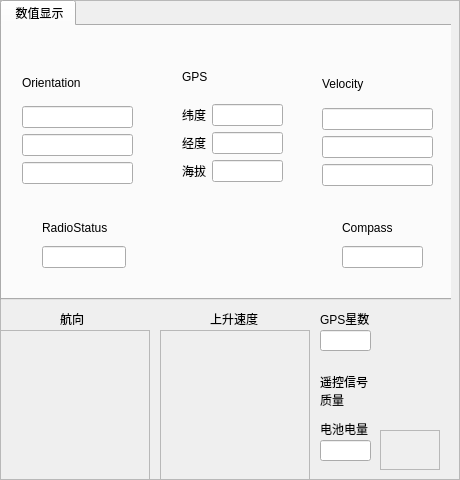
        <widget class="QFrame" name="frame_StatusDisplay">
         <property name="minimumSize">
          <size>
           <width>460</width>
           <height>480</height>
          </size>
         </property>
         <property name="maximumSize">
          <size>
           <width>460</width>
           <height>480</height>
          </size>
         </property>
         <property name="frameShape">
          <enum>QFrame::StyledPanel</enum>
         </property>
         <property name="frameShadow">
          <enum>QFrame::Raised</enum>
         </property>
         <widget class="QWidget" name="widget_PaintArea" native="true">
          <property name="geometry">
           <rect>
            <x>0</x>
            <y>0</y>
            <width>451</width>
            <height>311</height>
           </rect>
          </property>
          <widget class="QTabWidget" name="tabWidget_PaintArea">
           <property name="geometry">
            <rect>
             <x>0</x>
             <y>0</y>
             <width>460</width>
             <height>300</height>
            </rect>
           </property>
           <property name="minimumSize">
            <size>
             <width>460</width>
             <height>300</height>
            </size>
           </property>
           <property name="maximumSize">
            <size>
             <width>460</width>
             <height>300</height>
            </size>
           </property>
           <property name="currentIndex">
            <number>0</number>
           </property>
           <widget class="QWidget" name="tab_3">
            <attribute name="title">
             <string> 数值显示</string>
            </attribute>
            <widget class="QWidget" name="layoutWidget">
             <property name="geometry">
              <rect>
               <x>320</x>
               <y>40</y>
               <width>111</width>
               <height>120</height>
              </rect>
             </property>
             <layout class="QVBoxLayout" name="verticalLayout_17">
              <item>
               <widget class="QLabel" name="label_4">
                <property name="text">
                 <string>Velocity</string>
                </property>
               </widget>
              </item>
              <item>
               <layout class="QVBoxLayout" name="verticalLayout_4">
                <item>
                 <widget class="QLineEdit" name="lineEdit_Velocity_X">
                  <property name="readOnly">
                   <bool>true</bool>
                  </property>
                 </widget>
                </item>
                <item>
                 <widget class="QLineEdit" name="lineEdit_Velocity_Y">
                  <property name="readOnly">
                   <bool>true</bool>
                  </property>
                 </widget>
                </item>
                <item>
                 <widget class="QLineEdit" name="lineEdit_Velocity_Z">
                  <property name="readOnly">
                   <bool>true</bool>
                  </property>
                 </widget>
                </item>
               </layout>
              </item>
             </layout>
            </widget>
            <widget class="QWidget" name="layoutWidget">
             <property name="geometry">
              <rect>
               <x>40</x>
               <y>190</y>
               <width>84</width>
               <height>52</height>
              </rect>
             </property>
             <layout class="QVBoxLayout" name="verticalLayout_7">
              <item>
               <widget class="QLabel" name="label_5">
                <property name="text">
                 <string>RadioStatus</string>
                </property>
               </widget>
              </item>
              <item>
               <widget class="QLineEdit" name="lineEdit_Radio">
                <property name="readOnly">
                 <bool>true</bool>
                </property>
               </widget>
              </item>
             </layout>
            </widget>
            <widget class="QWidget" name="layoutWidget">
             <property name="geometry">
              <rect>
               <x>340</x>
               <y>190</y>
               <width>81</width>
               <height>52</height>
              </rect>
             </property>
             <layout class="QVBoxLayout" name="verticalLayout_5">
              <item>
               <widget class="QLabel" name="label_3">
                <property name="text">
                 <string>Compass</string>
                </property>
               </widget>
              </item>
              <item>
               <widget class="QLineEdit" name="lineEdit_Compass">
                <property name="readOnly">
                 <bool>true</bool>
                </property>
               </widget>
              </item>
             </layout>
            </widget>
            <widget class="QWidget" name="layoutWidget">
             <property name="geometry">
              <rect>
               <x>20</x>
               <y>40</y>
               <width>111</width>
               <height>118</height>
              </rect>
             </property>
             <layout class="QVBoxLayout" name="verticalLayout_18">
              <item>
               <widget class="QLabel" name="label_12">
                <property name="text">
                 <string>Orientation</string>
                </property>
               </widget>
              </item>
              <item>
               <widget class="QLineEdit" name="lineEdit_Orientation_Pitchd">
                <property name="readOnly">
                 <bool>true</bool>
                </property>
               </widget>
              </item>
              <item>
               <widget class="QLineEdit" name="lineEdit_Orientation_Rolld">
                <property name="readOnly">
                 <bool>true</bool>
                </property>
               </widget>
              </item>
              <item>
               <widget class="QLineEdit" name="lineEdit_Orientation_Yawd">
                <property name="readOnly">
                 <bool>true</bool>
                </property>
               </widget>
              </item>
             </layout>
            </widget>
            <widget class="QWidget" name="layoutWidget_2">
             <property name="geometry">
              <rect>
               <x>180</x>
               <y>30</y>
               <width>101</width>
               <height>126</height>
              </rect>
             </property>
             <layout class="QVBoxLayout" name="verticalLayout_3">
              <item>
               <widget class="QLabel" name="label_2">
                <property name="text">
                 <string>GPS</string>
                </property>
               </widget>
              </item>
              <item>
               <layout class="QHBoxLayout" name="horizontalLayout">
                <item>
                 <widget class="QLabel" name="label_15">
                  <property name="text">
                   <string>纬度</string>
                  </property>
                 </widget>
                </item>
                <item>
                 <widget class="QLineEdit" name="lineEdit_GPS_X">
                  <property name="readOnly">
                   <bool>true</bool>
                  </property>
                 </widget>
                </item>
               </layout>
              </item>
              <item>
               <layout class="QHBoxLayout" name="horizontalLayout_5">
                <item>
                 <widget class="QLabel" name="label_9">
                  <property name="text">
                   <string>经度</string>
                  </property>
                 </widget>
                </item>
                <item>
                 <widget class="QLineEdit" name="lineEdit_GPS_Y">
                  <property name="readOnly">
                   <bool>true</bool>
                  </property>
                 </widget>
                </item>
               </layout>
              </item>
              <item>
               <layout class="QHBoxLayout" name="horizontalLayout_6">
                <item>
                 <widget class="QLabel" name="label_16">
                  <property name="text">
                   <string>海拔</string>
                  </property>
                 </widget>
                </item>
                <item>
                 <widget class="QLineEdit" name="lineEdit_GPS_Z">
                  <property name="readOnly">
                   <bool>true</bool>
                  </property>
                 </widget>
                </item>
               </layout>
              </item>
             </layout>
            </widget>
           </widget>
          </widget>
         </widget>
         <widget class="QFrame" name="frame_Test">
          <property name="geometry">
           <rect>
            <x>0</x>
            <y>330</y>
            <width>150</width>
            <height>150</height>
           </rect>
          </property>
          <property name="minimumSize">
           <size>
            <width>150</width>
            <height>150</height>
           </size>
          </property>
          <property name="maximumSize">
           <size>
            <width>150</width>
            <height>150</height>
           </size>
          </property>
          <property name="frameShape">
           <enum>QFrame::StyledPanel</enum>
          </property>
          <property name="frameShadow">
           <enum>QFrame::Raised</enum>
          </property>
         </widget>
         <widget class="QWidget" name="layoutWidget">
          <property name="geometry">
           <rect>
            <x>380</x>
            <y>310</y>
            <width>66</width>
            <height>42</height>
           </rect>
          </property>
          <layout class="QHBoxLayout" name="horizontalLayout_2">
           <item>
            <layout class="QVBoxLayout" name="verticalLayout_10">
             <item>
              <spacer name="verticalSpacer_3">
               <property name="orientation">
                <enum>Qt::Vertical</enum>
               </property>
               <property name="sizeHint" stdset="0">
                <size>
                 <width>10</width>
                 <height>25</height>
                </size>
               </property>
              </spacer>
             </item>
             <item>
              <widget class="QLabel" name="label_GPS_Strength_0">
               <property name="minimumSize">
                <size>
                 <width>10</width>
                 <height>10</height>
                </size>
               </property>
               <property name="maximumSize">
                <size>
                 <width>10</width>
                 <height>10</height>
                </size>
               </property>
               <property name="text">
                <string/>
               </property>
              </widget>
             </item>
            </layout>
           </item>
           <item>
            <layout class="QVBoxLayout" name="verticalLayout_8">
             <item>
              <spacer name="verticalSpacer">
               <property name="orientation">
                <enum>Qt::Vertical</enum>
               </property>
               <property name="sizeHint" stdset="0">
                <size>
                 <width>10</width>
                 <height>20</height>
                </size>
               </property>
              </spacer>
             </item>
             <item>
              <widget class="QLabel" name="label_GPS_Strength_1">
               <property name="minimumSize">
                <size>
                 <width>10</width>
                 <height>20</height>
                </size>
               </property>
               <property name="maximumSize">
                <size>
                 <width>10</width>
                 <height>20</height>
                </size>
               </property>
               <property name="text">
                <string/>
               </property>
              </widget>
             </item>
            </layout>
           </item>
           <item>
            <layout class="QVBoxLayout" name="verticalLayout_9">
             <item>
              <spacer name="verticalSpacer_2">
               <property name="orientation">
                <enum>Qt::Vertical</enum>
               </property>
               <property name="sizeHint" stdset="0">
                <size>
                 <width>10</width>
                 <height>10</height>
                </size>
               </property>
              </spacer>
             </item>
             <item>
              <widget class="QLabel" name="label_GPS_Strength_2">
               <property name="minimumSize">
                <size>
                 <width>10</width>
                 <height>30</height>
                </size>
               </property>
               <property name="maximumSize">
                <size>
                 <width>10</width>
                 <height>30</height>
                </size>
               </property>
               <property name="text">
                <string/>
               </property>
              </widget>
             </item>
            </layout>
           </item>
           <item>
            <widget class="QLabel" name="label_GPS_Strength_3">
             <property name="minimumSize">
              <size>
               <width>10</width>
               <height>40</height>
              </size>
             </property>
             <property name="maximumSize">
              <size>
               <width>10</width>
               <height>40</height>
              </size>
             </property>
             <property name="text">
              <string/>
             </property>
            </widget>
           </item>
          </layout>
         </widget>
         <widget class="QWidget" name="layoutWidget_3">
          <property name="geometry">
           <rect>
            <x>380</x>
            <y>370</y>
            <width>66</width>
            <height>42</height>
           </rect>
          </property>
          <layout class="QHBoxLayout" name="horizontalLayout_4">
           <item>
            <layout class="QVBoxLayout" name="verticalLayout_14">
             <item>
              <spacer name="verticalSpacer_7">
               <property name="orientation">
                <enum>Qt::Vertical</enum>
               </property>
               <property name="sizeHint" stdset="0">
                <size>
                 <width>10</width>
                 <height>25</height>
                </size>
               </property>
              </spacer>
             </item>
             <item>
              <widget class="QLabel" name="label_Radio_Strength_0">
               <property name="minimumSize">
                <size>
                 <width>10</width>
                 <height>10</height>
                </size>
               </property>
               <property name="maximumSize">
                <size>
                 <width>10</width>
                 <height>10</height>
                </size>
               </property>
               <property name="text">
                <string/>
               </property>
              </widget>
             </item>
            </layout>
           </item>
           <item>
            <layout class="QVBoxLayout" name="verticalLayout_15">
             <item>
              <spacer name="verticalSpacer_8">
               <property name="orientation">
                <enum>Qt::Vertical</enum>
               </property>
               <property name="sizeHint" stdset="0">
                <size>
                 <width>10</width>
                 <height>20</height>
                </size>
               </property>
              </spacer>
             </item>
             <item>
              <widget class="QLabel" name="label_Radio_Strength_1">
               <property name="minimumSize">
                <size>
                 <width>10</width>
                 <height>20</height>
                </size>
               </property>
               <property name="maximumSize">
                <size>
                 <width>10</width>
                 <height>20</height>
                </size>
               </property>
               <property name="text">
                <string/>
               </property>
              </widget>
             </item>
            </layout>
           </item>
           <item>
            <layout class="QVBoxLayout" name="verticalLayout_16">
             <item>
              <spacer name="verticalSpacer_9">
               <property name="orientation">
                <enum>Qt::Vertical</enum>
               </property>
               <property name="sizeHint" stdset="0">
                <size>
                 <width>10</width>
                 <height>10</height>
                </size>
               </property>
              </spacer>
             </item>
             <item>
              <widget class="QLabel" name="label_Radio_Strength_2">
               <property name="minimumSize">
                <size>
                 <width>10</width>
                 <height>30</height>
                </size>
               </property>
               <property name="maximumSize">
                <size>
                 <width>10</width>
                 <height>30</height>
                </size>
               </property>
               <property name="text">
                <string/>
               </property>
              </widget>
             </item>
            </layout>
           </item>
           <item>
            <widget class="QLabel" name="label_Radio_Strength_3">
             <property name="minimumSize">
              <size>
               <width>10</width>
               <height>40</height>
              </size>
             </property>
             <property name="maximumSize">
              <size>
               <width>10</width>
               <height>40</height>
              </size>
             </property>
             <property name="text">
              <string/>
             </property>
            </widget>
           </item>
          </layout>
         </widget>
         <widget class="QFrame" name="frame_Velocity_Z">
          <property name="geometry">
           <rect>
            <x>160</x>
            <y>330</y>
            <width>150</width>
            <height>150</height>
           </rect>
          </property>
          <property name="minimumSize">
           <size>
            <width>150</width>
            <height>150</height>
           </size>
          </property>
          <property name="maximumSize">
           <size>
            <width>150</width>
            <height>150</height>
           </size>
          </property>
          <property name="frameShape">
           <enum>QFrame::StyledPanel</enum>
          </property>
          <property name="frameShadow">
           <enum>QFrame::Raised</enum>
          </property>
         </widget>
         <widget class="QLabel" name="label_7">
          <property name="geometry">
           <rect>
            <x>60</x>
            <y>310</y>
            <width>41</width>
            <height>17</height>
           </rect>
          </property>
          <property name="text">
           <string>航向</string>
          </property>
         </widget>
         <widget class="QLabel" name="label_11">
          <property name="geometry">
           <rect>
            <x>210</x>
            <y>310</y>
            <width>61</width>
            <height>17</height>
           </rect>
          </property>
          <property name="text">
           <string>上升速度</string>
          </property>
         </widget>
         <widget class="QLineEdit" name="lineEdit_GPS_Satellites">
          <property name="geometry">
           <rect>
            <x>320</x>
            <y>330</y>
            <width>51</width>
            <height>21</height>
           </rect>
          </property>
          <property name="readOnly">
           <bool>true</bool>
          </property>
         </widget>
         <widget class="QLabel" name="label_14">
          <property name="geometry">
           <rect>
            <x>320</x>
            <y>310</y>
            <width>61</width>
            <height>17</height>
           </rect>
          </property>
          <property name="text">
           <string>GPS星数</string>
          </property>
         </widget>
         <widget class="QLabel" name="label_8">
          <property name="geometry">
           <rect>
            <x>320</x>
            <y>370</y>
            <width>61</width>
            <height>41</height>
           </rect>
          </property>
          <property name="text">
           <string>遥控信号         质量</string>
          </property>
          <property name="wordWrap">
           <bool>true</bool>
          </property>
         </widget>
         <widget class="QLabel" name="label_10">
          <property name="geometry">
           <rect>
            <x>320</x>
            <y>420</y>
            <width>67</width>
            <height>17</height>
           </rect>
          </property>
          <property name="text">
           <string>电池电量</string>
          </property>
         </widget>
         <widget class="QLineEdit" name="lineEdit_Battery">
          <property name="geometry">
           <rect>
            <x>320</x>
            <y>440</y>
            <width>51</width>
            <height>21</height>
           </rect>
          </property>
          <property name="readOnly">
           <bool>true</bool>
          </property>
         </widget>
         <widget class="QFrame" name="frame_Battery">
          <property name="geometry">
           <rect>
            <x>380</x>
            <y>430</y>
            <width>60</width>
            <height>40</height>
           </rect>
          </property>
          <property name="minimumSize">
           <size>
            <width>60</width>
            <height>40</height>
           </size>
          </property>
          <property name="maximumSize">
           <size>
            <width>60</width>
            <height>40</height>
           </size>
          </property>
          <property name="frameShape">
           <enum>QFrame::StyledPanel</enum>
          </property>
          <property name="frameShadow">
           <enum>QFrame::Raised</enum>
          </property>
          <widget class="QWidget" name="layoutWidget">
           <property name="geometry">
            <rect>
             <x>0</x>
             <y>0</y>
             <width>68</width>
             <height>41</height>
            </rect>
           </property>
           <layout class="QHBoxLayout" name="horizontalLayout_3">
            <property name="spacing">
             <number>2</number>
            </property>
            <item>
             <spacer name="horizontalSpacer">
              <property name="orientation">
               <enum>Qt::Horizontal</enum>
              </property>
              <property name="sizeHint" stdset="0">
               <size>
                <width>12</width>
                <height>20</height>
               </size>
              </property>
             </spacer>
            </item>
            <item>
             <widget class="QLabel" name="label_Battery_Voltage_0">
              <property name="minimumSize">
               <size>
                <width>8</width>
                <height>20</height>
               </size>
              </property>
              <property name="maximumSize">
               <size>
                <width>8</width>
                <height>20</height>
               </size>
              </property>
              <property name="text">
               <string/>
              </property>
             </widget>
            </item>
            <item>
             <widget class="QLabel" name="label_Battery_Voltage_1">
              <property name="minimumSize">
               <size>
                <width>8</width>
                <height>20</height>
               </size>
              </property>
              <property name="maximumSize">
               <size>
                <width>8</width>
                <height>20</height>
               </size>
              </property>
              <property name="text">
               <string/>
              </property>
             </widget>
            </item>
            <item>
             <widget class="QLabel" name="label_Battery_Voltage_2">
              <property name="minimumSize">
               <size>
                <width>8</width>
                <height>20</height>
               </size>
              </property>
              <property name="maximumSize">
               <size>
                <width>8</width>
                <height>20</height>
               </size>
              </property>
              <property name="text">
               <string/>
              </property>
             </widget>
            </item>
            <item>
             <widget class="QLabel" name="label_Battery_Voltage_3">
              <property name="minimumSize">
               <size>
                <width>8</width>
                <height>20</height>
               </size>
              </property>
              <property name="maximumSize">
               <size>
                <width>8</width>
                <height>20</height>
               </size>
              </property>
              <property name="text">
               <string/>
              </property>
             </widget>
            </item>
            <item>
             <widget class="QLabel" name="label_Battery_Voltage_4">
              <property name="minimumSize">
               <size>
                <width>8</width>
                <height>10</height>
               </size>
              </property>
              <property name="maximumSize">
               <size>
                <width>8</width>
                <height>10</height>
               </size>
              </property>
              <property name="text">
               <string/>
              </property>
             </widget>
            </item>
            <item>
             <spacer name="horizontalSpacer_2">
              <property name="orientation">
               <enum>Qt::Horizontal</enum>
              </property>
              <property name="sizeHint" stdset="0">
               <size>
                <width>20</width>
                <height>20</height>
               </size>
              </property>
             </spacer>
            </item>
           </layout>
          </widget>
         </widget>
        </widget>
